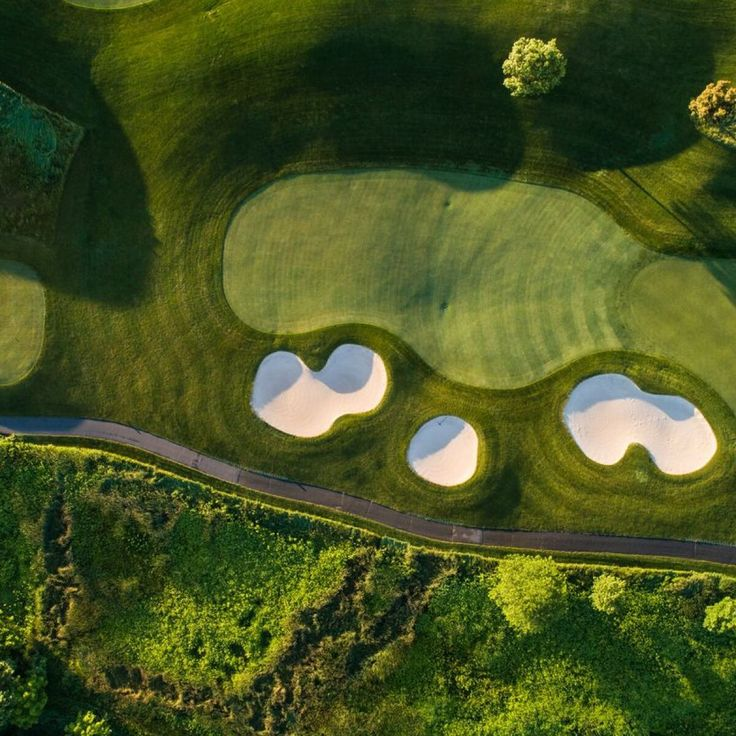
#> input picture AerialImage/imgs/overheadGolfGreen.jpg, 736 x 736 px
$ python ImageProcessingAgain.py
#> lines starting #> are read from the running program, lines starting #| are printed output that depends on the picture
import imageio.v3 as iio
import ipympl
import matplotlib.pyplot as plt
import numpy as np
import skimage as ski
from PIL import ImageFilter


maize_roots = iio.imread(uri="./imgs/overheadGolfGreen.jpg")
#> maize_roots is the input picture: shape (736, 736, 3); mean R, G, B 71.9, 84.1, 34.9
maize_roots = np.array(maize_roots)

# display original image
fig, ax = plt.subplots()
ax.imshow(maize_roots)

maize_roots[maize_roots < 128] = 0
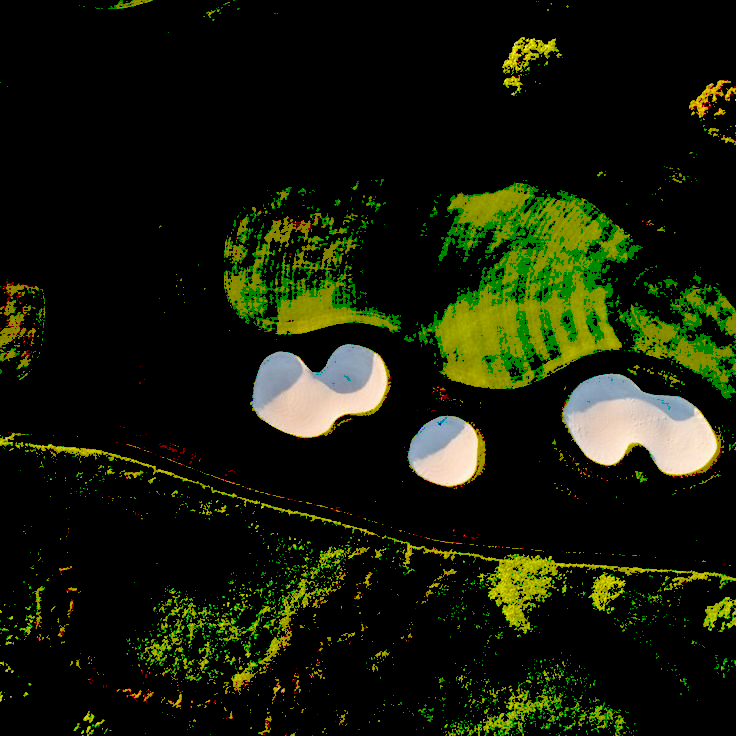
#> maize_roots: shape (736, 736, 3); mean R, G, B 21.2, 26.6, 7.9

# display modified image
fig, ax = plt.subplots()
ax.imshow(maize_roots)

plt.figure()
plt.imshow(maize_roots)
plt.show(block=True)

$ run again, with AerialImage/imgs/overhead.jpg copied over AerialImage/imgs/overheadGolfGreen.jpg
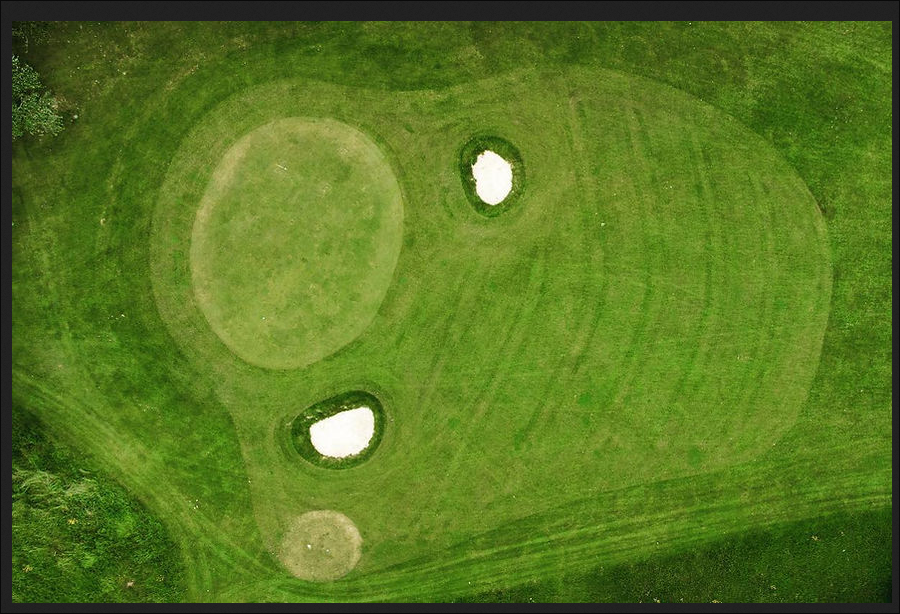
#> input picture AerialImage/imgs/overhead.jpg, 900 x 614 px
#> maize_roots is the input picture: shape (614, 900, 3); mean R, G, B 88.1, 118, 33.2
#> `maize_roots[maize_roots < 128] = 0`:
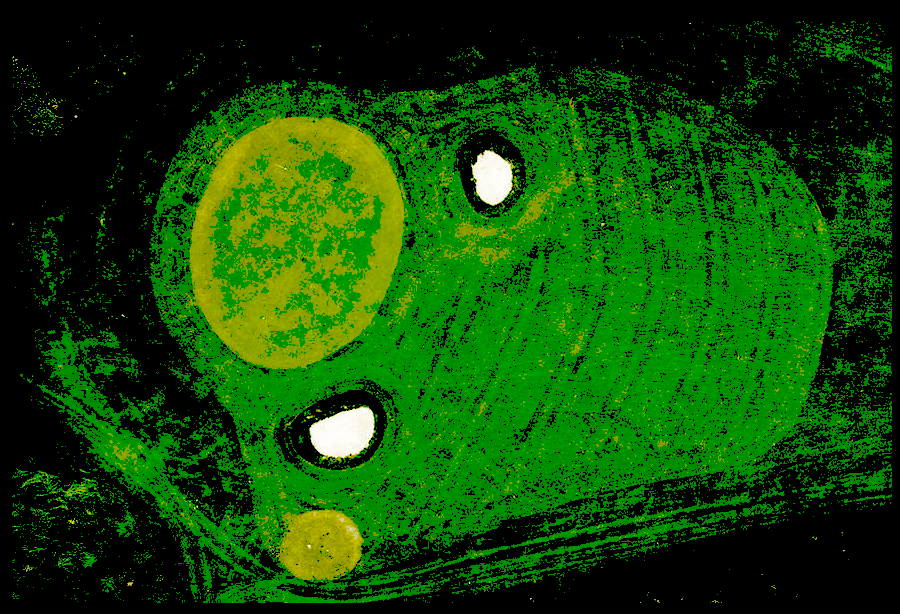
#> maize_roots: shape (614, 900, 3); mean R, G, B 13.3, 70.9, 1.8
